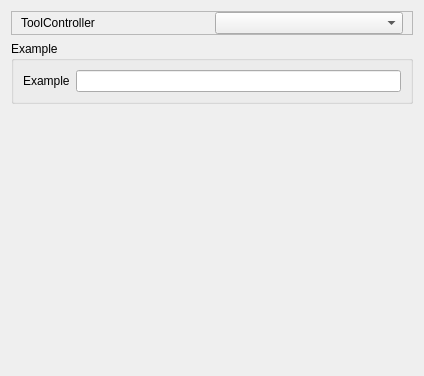
<?xml version="1.0" encoding="UTF-8"?>
<ui version="4.0">
 <class>Form</class>
 <widget class="QWidget" name="Form">
  <property name="geometry">
   <rect>
    <x>0</x>
    <y>0</y>
    <width>424</width>
    <height>376</height>
   </rect>
  </property>
  <property name="windowTitle">
   <string>Form</string>
  </property>
  <layout class="QVBoxLayout" name="verticalLayout">
   <item>
    <widget class="QFrame" name="frame_2">
     <property name="frameShape">
      <enum>QFrame::StyledPanel</enum>
     </property>
     <property name="frameShadow">
      <enum>QFrame::Raised</enum>
     </property>
     <layout class="QGridLayout" name="gridLayout">
      <property name="topMargin">
       <number>0</number>
      </property>
      <property name="bottomMargin">
       <number>0</number>
      </property>
      <item row="0" column="0">
       <widget class="QLabel" name="label">
        <property name="text">
         <string>ToolController</string>
        </property>
       </widget>
      </item>
      <item row="0" column="1">
       <widget class="QComboBox" name="toolController">
        <property name="toolTip">
         <string>&lt;html&gt;&lt;head/&gt;&lt;body&gt;&lt;p&gt;The tool and its settings to be used for this operation.&lt;/p&gt;&lt;/body&gt;&lt;/html&gt;</string>
        </property>
       </widget>
      </item>
     </layout>
    </widget>
   </item>
   <item>
    <widget class="QGroupBox" name="groupBox">
     <property name="title">
      <string>Example</string>
     </property>
     <layout class="QGridLayout" name="gridLayout_2">
      <item row="1" column="0">
       <widget class="QLabel" name="label_5">
        <property name="text">
         <string>Example</string>
        </property>
       </widget>
      </item>
      <item row="1" column="1">
       <widget class="Gui::InputField" name="Example">
        <property name="unit" stdset="0">
         <string notr="true"/>
        </property>
       </widget>
      </item>
     </layout>
    </widget>
   </item>
   <item>
    <spacer name="verticalSpacer">
     <property name="orientation">
      <enum>Qt::Vertical</enum>
     </property>
     <property name="sizeHint" stdset="0">
      <size>
       <width>20</width>
       <height>40</height>
      </size>
     </property>
    </spacer>
   </item>
  </layout>
 </widget>
 <customwidgets>
  <customwidget>
   <class>Gui::InputField</class>
   <extends>QLineEdit</extends>
   <header>Gui/InputField.h</header>
  </customwidget>
 </customwidgets>
 <resources/>
 <connections/>
</ui>
